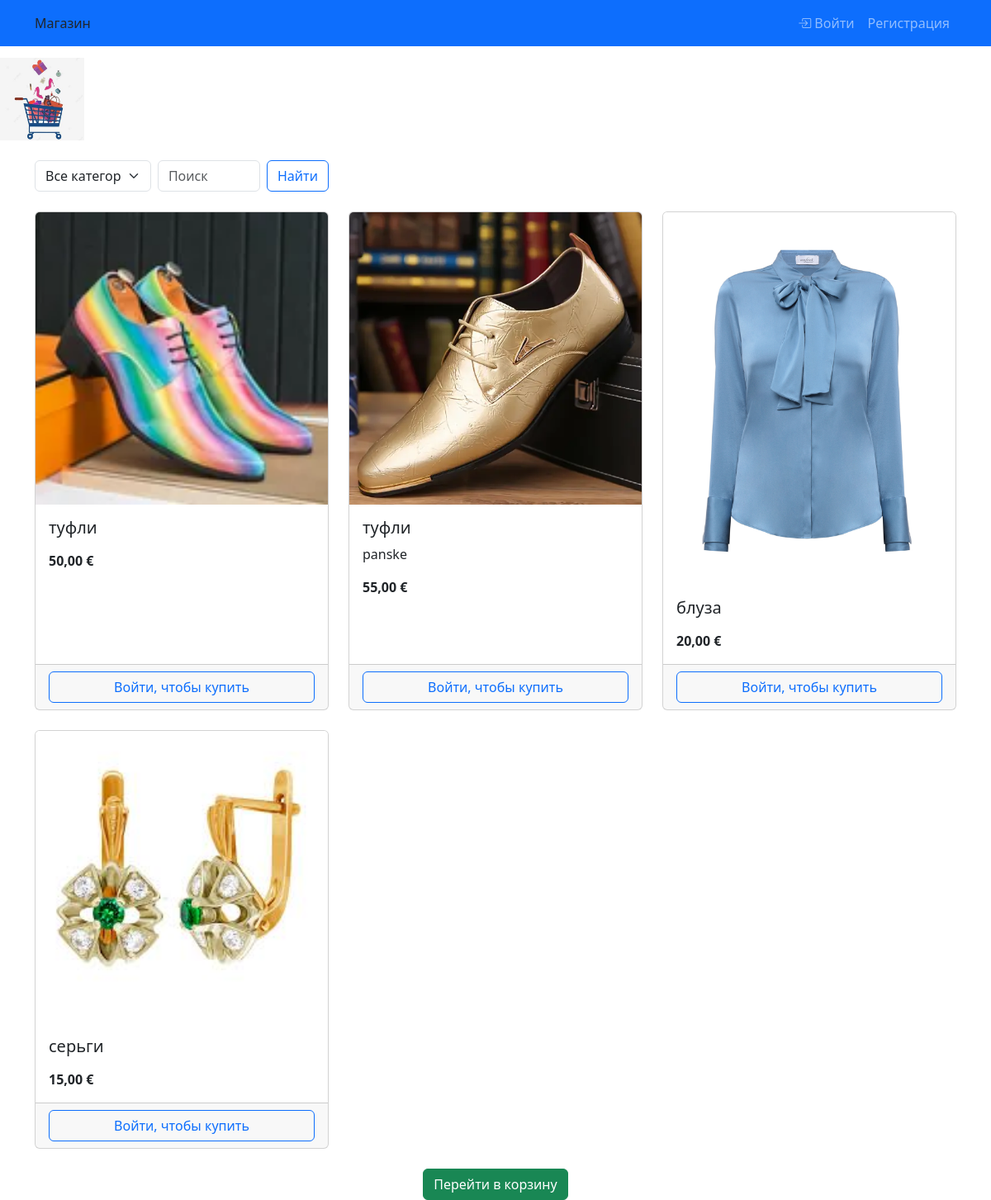
The page / on the database its author committed.
### shop/models.py (models this page shows, shortened)
class Product(models.Model):
    category = models.ForeignKey(Category, on_delete=models.CASCADE)
    name = models.CharField(max_length=255)
    description = models.TextField(blank=True)
    price = models.DecimalField(max_digits=10, decimal_places=2)
    image = models.ImageField(upload_to='products/', blank=True, null=True)
    available = models.BooleanField(default=True)

### shop/views.py (the view)
# urls.py: path('', catalog, name='catalog'),
def catalog(request):
    categories = Category.objects.all()
    q = request.GET.get('q', '')
    c = request.GET.get('cat', '')
    products = Product.objects.filter(available=True)
    if c:
        products = products.filter(category_id=c)
    if q:
        products = products.filter(Q(name__icontains=q) | Q(description__icontains=q))
    return render(request, 'catalog.html', {'categories': categories, 'products': products})

### shop/templates/catalog.html (shortened to what this page needs)
{% extends 'base.html' %}
{% block content %}
<div class="row mb-4">
  <div class="col-md-4">
    <form method="get" class="d-flex">
      <select name="cat" class="form-select me-2">
        <option value="">Все категории</option>
      </select>
      <input type="text" name="q" class="form-control me-2" placeholder="Поиск" value="{{ request.GET.q }}">
      <button type="submit" class="btn btn-outline-primary">Найти</button>
    </form>
  </div>
</div>
<div class="row">
  {% for product in products %}
    <div class="col-md-4 mb-4">
      <div class="card h-100">
        {% if product.image %}
          <img src="{{ product.image.url }}" class="card-img-top" alt="{{ product.name }}">
        {% else %}
          <img src="/static/images/no-image.jpg" class="card-img-top" alt="Нет изображения">
        {% endif %}
        <div class="card-body">
          <h5 class="card-title">{{ product.name }}</h5>
          <p class="card-text">{{ product.description|truncatechars:100 }}</p>
          <p class="card-text fw-bold">{{ product.price }} €</p>
        </div>
        <div class="card-footer">
          {% if user.is_authenticated %}
            <a href="{% url 'add_to_cart' product.id %}" class="btn btn-primary w-100">Добавить в корзину</a>
          {% else %}
            <a href="{% url 'login' %}?next={{ request.path }}" class="btn btn-outline-primary w-100">Войти, чтобы купить</a>
          {% endif %}
        </div>
      </div>
    </div>
  {% endfor %}
</div>
<div class="text-center">
  <a href="{% url 'view_cart' %}" class="btn btn-success">Перейти в корзину</a>
</div>
{% endblock %}

### shop/templates/base.html (style rules this page uses)
body { padding-top: 70px; }

### rows shown on the page
Product: image (picture), name "туфли", price "50,00"
Product: image (picture), name "туфли", description "panske", price "55,00"
Product: image (picture), name "блуза", price "20,00"
Product: image (picture), name "серьги", price "15,00"
